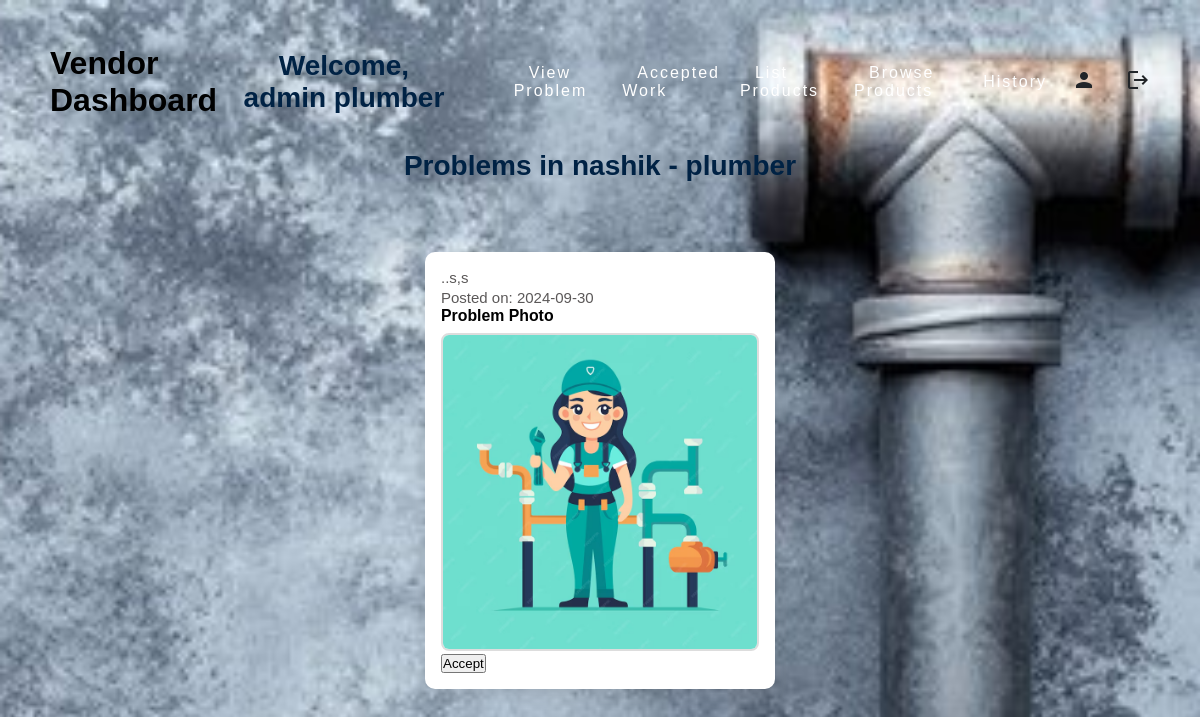
/view_problems (signed in), run on the app's committed database.
### models.py (models this page shows, shortened)
class Vendor(db.Model):
    id = db.Column(db.Integer, primary_key=True)
    name = db.Column(db.String(100), nullable=False)
    email = db.Column(db.String(100), unique=True, nullable=False)
    password = db.Column(db.String(255), nullable=False)
    date_of_birth = db.Column(db.Date, nullable=False)
    city = db.Column(db.String(100), nullable=False)
    state = db.Column(db.String(100), nullable=False)
    address = db.Column(db.String(255), nullable=False)
    pin_code = db.Column(db.String(10), nullable=False)
    aadhar_card_no = db.Column(db.String(12), nullable=False)
    phone_no = db.Column(db.String(15), nullable=False)
    category = db.Column(db.String(50), nullable=False)  # New field for category
    rating = db.Column(db.Float, nullable=True, default=0)
    lat = db.Column(db.Float)
    lng = db.Column(db.Float)

class Complaint(db.Model):
    id = db.Column(db.Integer, primary_key=True)
    user_id = db.Column(db.Integer, db.ForeignKey('user.id'))
    description = db.Column(db.String(255))
    city = db.Column(db.String(100))
    category = db.Column(db.String(100))
    date_created = db.Column(db.DateTime, default=datetime.utcnow)
    is_accepted = db.Column(db.Boolean, default=False)
    vendor_id = db.Column(db.Integer, db.ForeignKey('vendor.id'))
    photo = db.Column(db.String(150), nullable=True)  # New photo field
    schedule_date = db.Column(db.Date, nullable=True)
    schedule_time = db.Column(db.Time, nullable=True)
    user = db.relationship('User', backref=db.backref('complaints', lazy=True))
    vendor = db.relationship('Vendor', backref=db.backref('accepted_complaints', lazy=True))

### app.py (the view)
@app.route('/view_problems')
def view_problems():
    vendor_id = session.get('vendor_id')
    if not vendor_id:
        return redirect(url_for('vendor_login'))  # Redirect if vendor is not logged in
    vendor = Vendor.query.get(vendor_id)
    if not vendor:
        return "Vendor not found", 404
    print(f"Vendor City: {vendor.city}, Category: {vendor.category}")
    try:
        complaints = Complaint.query.filter_by(city=vendor.city.strip(), category=vendor.category.strip(), is_accepted=False).all()
        for complaint in complaints:
            print(f"Complaint City: {complaint.city}, Category: {complaint.category}")
    except Exception as e:
        print(f"An error occurred while fetching complaints: {e}")
    return render_template('view_problems.html', vendor=vendor, complaints=complaints)

### templates/view_problems.html (shortened to what this page needs)
{% extends "vendor_dashboard.html" %} {% block content %}
<h2>Problems in {{ vendor.city }} - {{ vendor.category }}</h2>
<div class="complaints-container">
  {% if complaints %} {% for complaint in complaints %}
  <div class="card">
    <div class="card-body">
      <p>{{ complaint.description }}</p>
      <small
        >Posted on: {{ complaint.date_created.strftime('%Y-%m-%d') }}</small
      >
      {% if complaint.photo %}
      <div class="problem-photo-container">
        <h4>Problem Photo</h4>
        <img
          src="{{ url_for('static', filename='uploads/' ~ complaint.photo) }}"
          alt="Problem Photo"
          class="img-fluid"
        />
      </div>
      {% endif %}
      <form
        method="POST"
        action="{{ url_for('accept_complaint', complaint_id=complaint.id) }}"
      >
        <button type="submit" class="btn btn-primary mt-2">Accept</button>
      </form>
    </div>
  </div>
  {% endfor %} {% else %}
  <p>No problems found for your category and city.</p>
  {% endif %}
</div>
{% endblock %}

### templates/vendor_dashboard.html (shortened to what this page needs)
<!DOCTYPE html>
<html lang="en">
  <head>
    <link rel="stylesheet" href="../static/css/vendordashboard.css" />
  </head>
  <body>
    <header>
         <h1 class="logo">Vendor Dashboard</h1>
        <h2 class="logo">Welcome, {{ vendor.name }}</h2>
      <ul>
        <li><a href=""></a></li>
        <li><a href="{{ url_for('view_problems') }}">View Problem</a></li>
        <li><a href="{{ url_for('accepted_work') }}">Accepted Work</a></li>
        <li><a href="{{ url_for('list_product') }}">List Products</a></li>
        <li><a href="{{ url_for('browse_products') }}">Browse Products</a></li>
        <li><a href="{{ url_for('history') }}">History</a></li>
      </ul>
      <div class="icon-container">
        <a href="{{ url_for('vendor_profile') }}" class="profile-icon">
          <span class="material-icons">person</span>
        </a>
        <a href="{{ url_for('logout') }}" class="logout-icon">
          <span class="material-icons">logout</span>
        </a>
      </div>
    </header>
    <main>
      {% block content %}{% endblock %}
    </main>
  </body>
</html>

### data on the page
Vendor: name "admin plumber", city "nashik", category "plumber"
Complaint: description "..s,s", date_created "2024-09-30", photo (picture)
